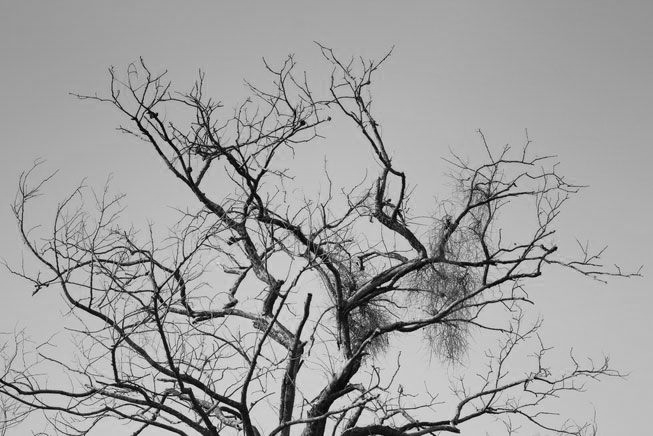
#> input picture Aulas/Semana 4/tree.tiff, 653 x 436 px
$ jupyter execute Aliasing.ipynb   (shell and % lines are left out)
#> lines starting #> are read from the running program, lines starting #| are printed output that depends on the picture
## Influência da amostragem em imagens

### 1. Leitura da imagem

[cell 1]
import numpy as np
import matplotlib.pyplot as plt

img = plt.imread('tree.tiff')
#> img is the input picture: shape (436, 653); min 0, max 238, mean 160.6
plt.figure(figsize=[12,12])
plt.imshow(img, 'gray')

### 2. Amostragem da imagem

Vamos aumentar a taxa de amostragem da imagem. A ideia é definir um intervalo de amostragem, I, e criar uma nova imagem contendo pixels da imagem original amostrados a cada intervalo I.

Por exemplo, na imagem abaixo é utilizado um intervalo de amostragem igual a 2. Isso quer dizer que a cada 2 pixels (pixels mostrados em cinza) armazenamos o valor do pixel em uma nova imagem.

[cell 2]
def resample_image(img, sampling_interv_r, sampling_interv_c):
    '''Amostra uma imagem em intervalos definidos por sampling_interv_r (linhas)
       e sampling_interv_c (colunas)'''
#> called with sampling_interv_r = 3, sampling_interv_c = 3

    num_rows, num_cols = img.shape
#> num_rows = 436; num_cols = 653

    # Calcula tamanho da imagem final
    num_rows_resampled = (num_rows+1)//sampling_interv_r
#> num_rows_resampled = 145
    num_cols_resampled = (num_cols+1)//sampling_interv_c
#> num_cols_resampled = 218

    img_resampled = np.zeros([num_rows_resampled, num_cols_resampled])
    for row in range(num_rows_resampled):
        for col in range(num_cols_resampled):
            img_resampled[row, col] = img[sampling_interv_r*row, sampling_interv_c*col]
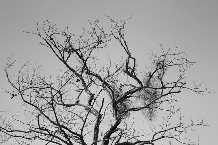
#> img_resampled: shape (145, 218) float64; min 1, max 237, mean 160.8

    return img_resampled

# Define intervalo de amostragem nas linhas e nas colunas.
sampling_interv_r = 3
sampling_interv_c = 3
img_resampled = resample_image(img, sampling_interv_r, sampling_interv_c)

plt.figure(figsize=[12,12])
plt.imshow(img_resampled, 'gray')

Notamos no resultado o que podemos chamar de "serrilhado". Isso ocorre porque o intervalo de amostragem é maior do que o necessário para representar pequenos detalhes da imagem. De forma equivalente, dizemos que a taxa de amostragem é menor do que a maior frequência contida no sinal.

### 3. Reduzindo o aliasing

Para reduzirmos o aliasing, podemos suavizar a imagem antes de reamostrar. A suavização elimina altas frequências da imagem.

[cell 3]
import scipy.ndimage as ndi

img_smooth = ndi.gaussian_filter(img, sigma=1)
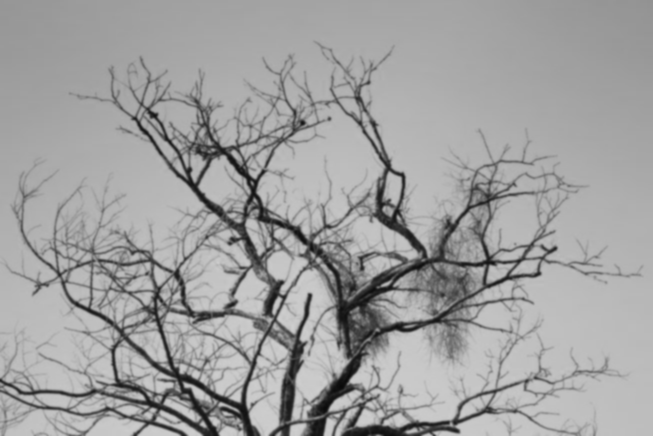
#> img_smooth: shape (436, 653); min 9, max 207, mean 159.7
img_smooth_resampled = resample_image(img_smooth, sampling_interv_r, sampling_interv_c)
#> call 2 of resample_image, with sampling_interv_r = 3, sampling_interv_c = 3
#> after the loop in resample_image (call 2), `for row in range(num_rows_resampled):`:
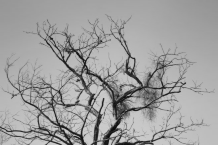
#> img_resampled: shape (145, 218) float64; min 11, max 206, mean 159.7

plt.figure(figsize=[12,12])
plt.imshow(img_smooth_resampled, 'gray')

## Tabuleiro

[cell 4]
import numpy as np
import matplotlib.pyplot as plt

img = np.zeros([256, 256], dtype=np.uint8)
img[::2,1::2] = 255
img[1::2,::2] = 255

plt.imshow(img, 'gray')
plt.show()
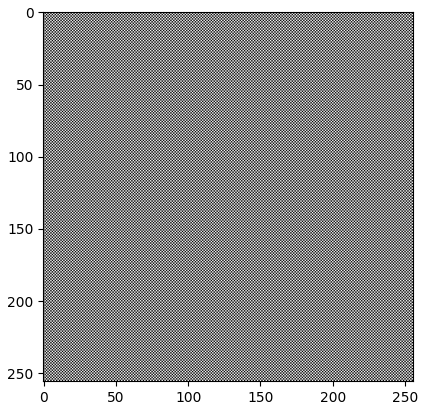
#> figure drawn by matplotlib, 1 panel

$ run again, with Aulas/Semana 4/tiles1.tiff copied over Aulas/Semana 4/tree.tiff
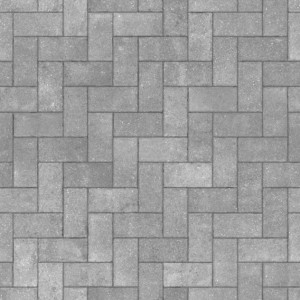
#> input picture Aulas/Semana 4/tiles1.tiff, 300 x 300 px
#> img is the input picture: shape (300, 300); min 88, max 227, mean 157.9
#> after the loop in resample_image, `for row in range(num_rows_resampled):`:
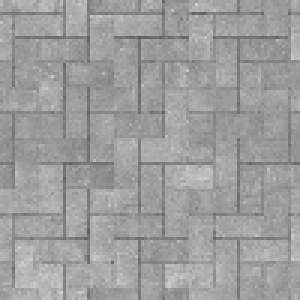
#> img_resampled: shape (100, 100) float64 (shown 3 times larger); min 92, max 206, mean 157.8
